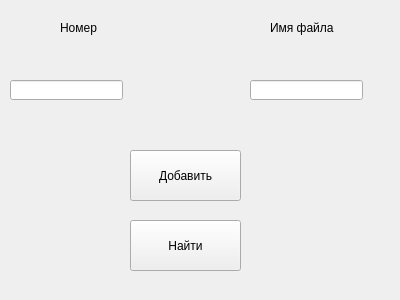
<?xml version="1.0" encoding="UTF-8"?>
<ui version="4.0">
 <class>Form</class>
 <widget class="QWidget" name="Form">
  <property name="geometry">
   <rect>
    <x>0</x>
    <y>0</y>
    <width>400</width>
    <height>300</height>
   </rect>
  </property>
  <property name="windowTitle">
   <string>Form</string>
  </property>
  <widget class="QPushButton" name="addButton">
   <property name="geometry">
    <rect>
     <x>130</x>
     <y>150</y>
     <width>111</width>
     <height>51</height>
    </rect>
   </property>
   <property name="text">
    <string>Добавить</string>
   </property>
  </widget>
  <widget class="QLabel" name="label">
   <property name="geometry">
    <rect>
     <x>60</x>
     <y>20</y>
     <width>111</width>
     <height>16</height>
    </rect>
   </property>
   <property name="text">
    <string>Номер</string>
   </property>
  </widget>
  <widget class="QLabel" name="label_2">
   <property name="geometry">
    <rect>
     <x>270</x>
     <y>20</y>
     <width>91</width>
     <height>16</height>
    </rect>
   </property>
   <property name="text">
    <string>Имя файла</string>
   </property>
  </widget>
  <widget class="QLineEdit" name="id_input_2">
   <property name="geometry">
    <rect>
     <x>10</x>
     <y>80</y>
     <width>113</width>
     <height>20</height>
    </rect>
   </property>
  </widget>
  <widget class="QLineEdit" name="file_input">
   <property name="geometry">
    <rect>
     <x>250</x>
     <y>80</y>
     <width>113</width>
     <height>20</height>
    </rect>
   </property>
  </widget>
  <widget class="QPushButton" name="findButton_2">
   <property name="geometry">
    <rect>
     <x>130</x>
     <y>220</y>
     <width>111</width>
     <height>51</height>
    </rect>
   </property>
   <property name="text">
    <string>Найти</string>
   </property>
  </widget>
 </widget>
 <resources/>
 <connections/>
</ui>
